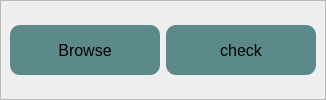
                         <widget class="QWidget" name="widget_13" native="true">
                          <property name="minimumSize">
                           <size>
                            <width>0</width>
                            <height>50</height>
                           </size>
                          </property>
                          <property name="styleSheet">
                           <string notr="true"/>
                          </property>
                          <layout class="QHBoxLayout" name="horizontalLayout_18">
                           <property name="spacing">
                            <number>0</number>
                           </property>
                           <property name="leftMargin">
                            <number>0</number>
                           </property>
                           <property name="topMargin">
                            <number>0</number>
                           </property>
                           <property name="rightMargin">
                            <number>0</number>
                           </property>
                           <property name="bottomMargin">
                            <number>0</number>
                           </property>
                           <item>
                            <widget class="QFrame" name="frame_16">
                             <property name="minimumSize">
                              <size>
                               <width>0</width>
                               <height>55</height>
                              </size>
                             </property>
                             <property name="frameShape">
                              <enum>QFrame::StyledPanel</enum>
                             </property>
                             <property name="frameShadow">
                              <enum>QFrame::Raised</enum>
                             </property>
                             <layout class="QHBoxLayout" name="horizontalLayout_19">
                              <item>
                               <widget class="QPushButton" name="pushButton_7">
                                <property name="minimumSize">
                                 <size>
                                  <width>150</width>
                                  <height>40</height>
                                 </size>
                                </property>
                                <property name="maximumSize">
                                 <size>
                                  <width>200</width>
                                  <height>50</height>
                                 </size>
                                </property>
                                <property name="font">
                                 <font>
                                  <pointsize>12</pointsize>
                                 </font>
                                </property>
                                <property name="styleSheet">
                                 <string notr="true">QPushButton{
	
	color: rgb(0, 0, 0);
	background-color: rgb(92, 138, 138);
	border-radius: 10px;
}

QPushButton:hover{
background-color: rgb(0, 88, 132);
	
	
}</string>
                                </property>
                                <property name="text">
                                 <string>Browse</string>
                                </property>
                                <property name="icon">
                                 <iconset resource="2.qrc">
                                  <normaloff>:/icon2/icon_white/image.svg</normaloff>:/icon2/icon_white/image.svg</iconset>
                                </property>
                                <property name="iconSize">
                                 <size>
                                  <width>20</width>
                                  <height>20</height>
                                 </size>
                                </property>
                               </widget>
                              </item>
                              <item>
                               <widget class="QPushButton" name="pushButton_9">
                                <property name="minimumSize">
                                 <size>
                                  <width>150</width>
                                  <height>40</height>
                                 </size>
                                </property>
                                <property name="maximumSize">
                                 <size>
                                  <width>200</width>
                                  <height>50</height>
                                 </size>
                                </property>
                                <property name="font">
                                 <font>
                                  <pointsize>12</pointsize>
                                 </font>
                                </property>
                                <property name="styleSheet">
                                 <string notr="true">QPushButton{
	
	color: rgb(0, 0, 0);
	background-color: rgb(92, 138, 138);
	border-radius: 10px;
}

QPushButton:hover{
background-color: rgb(0, 88, 132);
	
	
}</string>
                                </property>
                                <property name="text">
                                 <string>check</string>
                                </property>
                                <property name="icon">
                                 <iconset resource="2.qrc">
                                  <normaloff>:/icon2/icon_white/check.svg</normaloff>:/icon2/icon_white/check.svg</iconset>
                                </property>
                                <property name="iconSize">
                                 <size>
                                  <width>20</width>
                                  <height>20</height>
                                 </size>
                                </property>
                               </widget>
                              </item>
                             </layout>
                            </widget>
                           </item>
                          </layout>
                         </widget>
